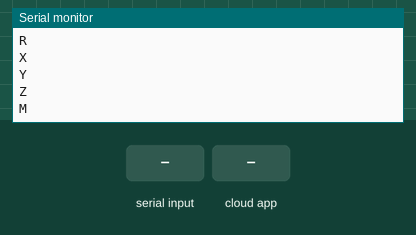
A sketch run on a simulated ESP8266 (NodeMCU). Parts: the last lines printed to the serial monitor. The test bench sets the inputs (shaded band). WiFi joins after 1.5 s; servers stay silent unless stated; random numbers use the default seed unless the sketch sets one; the Firebase database answers and starts empty.

Above: at 2.7 s.
2.8 s: "C90\n" received over the second serial link
At 3.26 s:
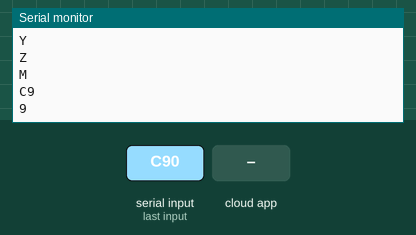
4.5 s: "C 45\n" received over the second serial link
At 4.96 s:
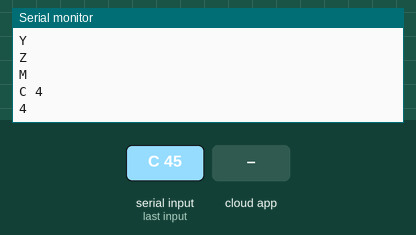
6.2 s: the phone or cloud app sets push to 0
At 6.74 s:
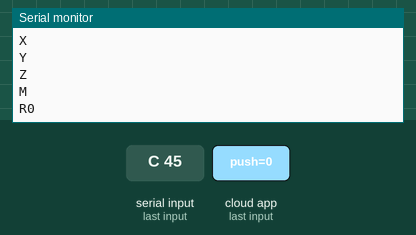
7.7 s: the phone or cloud app sets sche1 to 0
At 8.59 s:
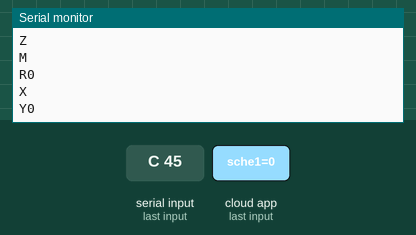
11.4 s: the phone or cloud app sets sche2 to 0
At 12.44 s:
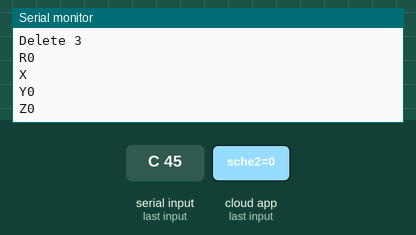
12.9 s: the phone or cloud app sets maxfood to 0
At 14.7 s:
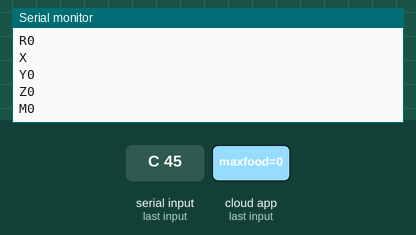
Timing chart, 0 to 15.4 s (numbered marks = the images above; inputs shaded):
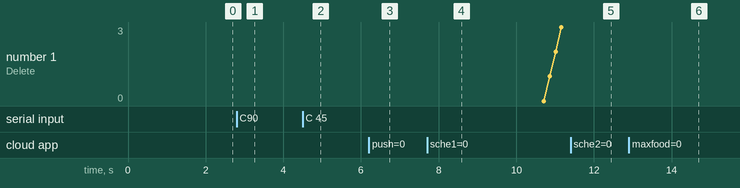

The sketch:

esp8266.ino
```cpp
#include <Firebase_ESP_Client.h>
//#include <FirebaseESP8266.h>
#include <ArduinoJson.h>
#include <ESP8266WiFi.h>
#include <SoftwareSerial.h>
#include <Arduino.h>
#include "addons/TokenHelper.h"
//Provide the RTDB payload printing info and other helper functions.
#include "addons/RTDBHelper.h"

#define WIFI_SSID "Tien"
#define WIFI_PASSWORD "26122002"
// #define FIREBASE_HOST "pet-app-fd9d6-default-rtdb.firebaseio.com"
// new test
#define DATABASE_URL "pet-app-fd9d6-default-rtdb.firebaseio.com"
#define API_KEY "AIzaSyCkD_bTTme64MFXSyu6CzZmy-pTwhMvyDk"
//
#define FIREBASE_AUTH "bZjJFG5UBlzLiiBfLB4Aj448icxuWbxoTOXkY85i"
#define FIREBASE_PROJECT_ID "pet-app-fd9d6"
#define RETRY_TIMES         5

FirebaseData fbdo;
FirebaseAuth auth;
FirebaseConfig config;

String dulieu;
String data;
int wifi_index = 0;
int received_data[5] = {0};
int intValue;
float floatValue;
bool signupOK = false;
static int retry[5] = {0};
unsigned long int startMillisRetry[5];
unsigned long int currentMillis;
SoftwareSerial ESP8266_softSerial(13, 12); // RX - TX (D7 - D6)
//Soft...	Arduino_softserial(10, 11) - (10, 13);
void initWifi() {
  WiFi.begin(WIFI_SSID, WIFI_PASSWORD);
  Serial.print("Connecting to Wi-Fi");
  while (WiFi.status() != WL_CONNECTED){
    Serial.print(".");
    delay(300);
  }
  Serial.println();
  Serial.print("Connected with IP: ");
  Serial.println(WiFi.localIP());
  Serial.println();

  /* Assign the api key (required) */
  config.api_key = API_KEY;

  /* Assign the RTDB URL (required) */
  config.database_url = DATABASE_URL;

  /* Sign up */
  if (Firebase.signUp(&config, &auth, "", "")){
    Serial.println("ok");
    signupOK = true;
  }
  else{
    Serial.printf("%s\n", config.signer.signupError.message.c_str());
  }

  /* Assign the callback function for the long running token generation task */
  config.token_status_callback = tokenStatusCallback; //see addons/TokenHelper.h

  Firebase.begin(&config, &auth);
  Firebase.reconnectWiFi(true);
}

void initTimer() {
  for (int i = 0; i < 5; i++) {
    startMillisRetry[i] = millis();
  }
  currentMillis = millis();
}
void setup() {
  Serial.begin(57600);
  ESP8266_softSerial.begin(9600);
  initWifi();
  initTimer();
}

void loop() {
    /* ESP8266 Received msg from Arduino */
    currentMillis = millis();
    while(ESP8266_softSerial.available()) {
      data = ESP8266_softSerial.readStringUntil('\n');
      /* Remove end line */
      data.remove(data.length() - 1, 1);
      /* Check if arduino has received data; if so, delete node on firebase */
      if (data == "data 0") received_data[0] = true;
      else if (data == "data 1") received_data[1] = true;
      else if (data == "data 2") received_data[2] = true;
      else if (data == "data 3") received_data[3] = true;
      else if (data == "data 4") received_data[4] = true;
      else if (data[0] == 'F' && data[1] == 'S') {
          // FS321 2012-02-27 13:27:00
          /* Remove recognise character FS*/
          data.remove(0, 2);
          Serial.println(data);
          String weight_str = data;
          // Get weight and time from string
          int i = 0;
          for (; i < data.length() - 1; i++) if (data[i] == ' ') break;
          weight_str.remove(i, data.length() - 1);
          double weight = weight_str.toInt();
          data.remove(0, i + 1);
          firestoreDataUpdate(weight, data);
      }
      else if (data[0] == 'C') {
        Serial.println(data);
        data.remove(0, 1);
        int weight = data.toInt();
        Serial.println(weight);

        Firebase.RTDB.setInt(&fbdo, "/container/remaining", weight);
      }
      data = "";
    }

    /* Get data from firebase and send to Arduino */
    if (wifi_index == 0) {
      if(Firebase.RTDB.getString(&fbdo, "/hand_push/push"))
      {
        dulieu = fbdo.stringData();
        dulieu = "R" + dulieu;
        wifi_index = 1;
        ESP8266_softSerial.println(dulieu);
        Serial.println(dulieu);
        startMillisRetry[0] = millis();
        if (retry[0] < RETRY_TIMES) retry[0]++;
        else {
          retry[0] = 0;
          received_data[0] = true;
        }
        dulieu = "";
      }

      if(Firebase.RTDB.getString(&fbdo, "/pet_app_demo/sche0"))
      {
        dulieu = fbdo.stringData();
        dulieu = "X" + dulieu;
        wifi_index = 1;
        ESP8266_softSerial.println(dulieu);
        Serial.println(dulieu);
        if (retry[1] < RETRY_TIMES) retry[1]++;
        else {
          retry[1] = 0;
          received_data[1] = true;
        }
        dulieu = "";
      }

      if(Firebase.RTDB.getString(&fbdo, "/pet_app_demo/sche1"))
      {
        dulieu = fbdo.stringData();
        dulieu = "Y" + dulieu;
        wifi_index = 1;
        ESP8266_softSerial.println(dulieu);
        Serial.println(dulieu);
        if (retry[2] < RETRY_TIMES) retry[2]++;
        else {
          retry[2] = 0;
          received_data[2] = true;
        }
        dulieu = "";
      }

      if(Firebase.RTDB.getString(&fbdo, "/pet_app_demo/sche2"))
      {
        dulieu = fbdo.stringData();
        //dulieu.remove(0,2);
        dulieu = "Z" + dulieu;
        wifi_index = 1;
        ESP8266_softSerial.println(dulieu);
        Serial.println(dulieu);
        if (retry[3] < RETRY_TIMES) retry[3]++;
        else {
          retry[3] = 0;
          received_data[3] = true;
        }
        dulieu = "";
      }

      if(Firebase.RTDB.getString(&fbdo, "/pet_app_demo/maxfood"))
      {
        dulieu = fbdo.stringData();
        dulieu = "M" + dulieu;
        ESP8266_softSerial.println(dulieu);
        Serial.println(dulieu);
        dulieu = "";
        wifi_index = 1;
      }

    } else if (wifi_index == 1) { /* Delete Node if arduino is received */
      if (received_data[0]) {
        Serial.println("Delete 0");
        received_data[0] = false;
        Firebase.RTDB.deleteNode(&fbdo, "/hand_push/push");
      }
      if (received_data[1]) {
        Serial.println("Delete 1");
        received_data[1] = false;
        Firebase.RTDB.deleteNode(&fbdo, "/pet_app_demo/sche0");
      }
      if (received_data[2]) {
        Serial.println("Delete 2");
        received_data[2] = false;
        Firebase.RTDB.deleteNode(&fbdo, "/pet_app_demo/sche1");
      }
      if (received_data[3]) {
        Serial.println("Delete 3");
        received_data[3] = false;
        Firebase.RTDB.deleteNode(&fbdo, "/pet_app_demo/sche2");
      }
      wifi_index = 0;
    }
    delay(400);
}

// generate random string of length 20
String randomString() {
  // character 33 -> 94 in ascii
  String res = "";
  for (int i = 0; i < 10; i++) res += '!' + rand() % 222;
  return res;
}

void firestoreDataUpdate(double weight, String time){
  if(WiFi.status() == WL_CONNECTED && Firebase.ready()){
    String randomID = randomString();
    String documentPath = "history/" + randomID;

    FirebaseJson content;

    content.set("fields/weight/doubleValue", String(weight).c_str());
    content.set("fields/time/stringValue", String(time).c_str());

    if(Firebase.Firestore.patchDocument(&fbdo, FIREBASE_PROJECT_ID, "", documentPath.c_str(), content.raw(), "time,weight")){
      Serial.printf("ok\n%s\n\n", fbdo.payload().c_str());
      return;
    } else{
      Serial.println(fbdo.errorReason());
    }

    if(Firebase.Firestore.createDocument(&fbdo, FIREBASE_PROJECT_ID, "", documentPath.c_str(), content.raw())){
      Serial.printf("ok\n%s\n\n", fbdo.payload().c_str());
      return;
    }else{
      Serial.println(fbdo.errorReason());
    }
  }
}
```

Measured:
- after the input at 2.8 s, the serial monitor: prints a new line after 0.25 s (image 1)
- after the input at 4.5 s, the serial monitor: prints a new line after 0.26 s (image 2)
- after the input at 6.2 s, the serial monitor: prints a new line after 0.41 s (image 3)
- after the input at 7.7 s, the serial monitor: prints a new line after 0.76 s (image 4)
- after the input at 11.4 s, the serial monitor: prints a new line after 0.91 s (image 5)
- after the input at 12.9 s, the serial monitor: prints a new line after 1.1 s (image 6)
